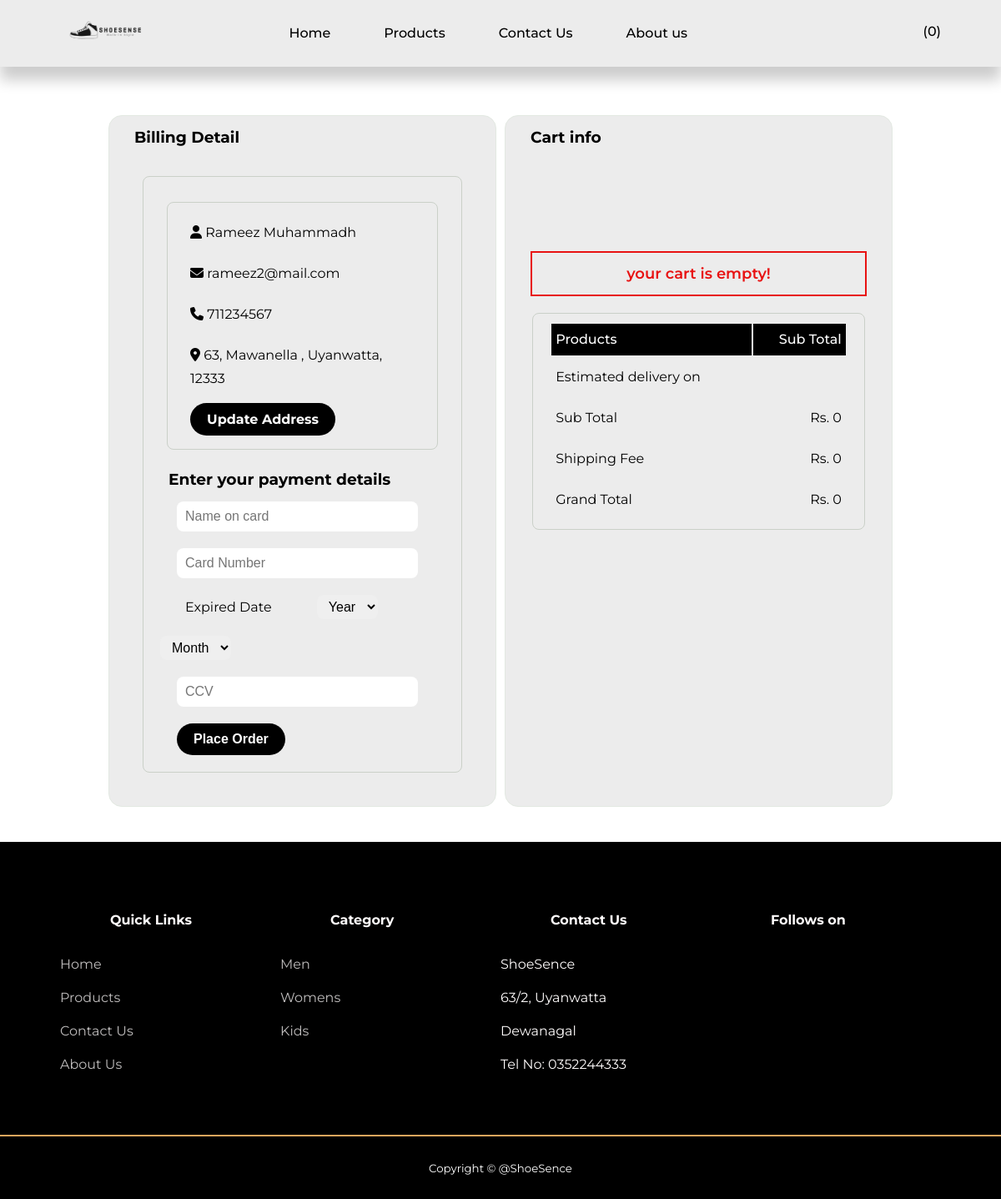
/checkout.php (signed in), run on the app's committed database.
### tables this page shows
CREATE TABLE `users` (
  `uID` int(100) NOT NULL,
  `userName` varchar(100) NOT NULL,
  `userEmail` varchar(100) NOT NULL,
  `userAddress` varchar(265) NOT NULL,
  `userPhoneNo` int(10) NOT NULL,
  `userPassword` varchar(100) NOT NULL
);

### checkout.php (the view, shortened to what this page needs)
<?php
include 'components/connect.php';
if(isset($_SESSION['user_id'])){
    $user_id = $_SESSION['user_id'];
}else{
    $user_id = '';
    header('location:login.php');
};
            $grand_total = 0;
            $super_sub =0;
            $shippingfee =0;
?>
<!DOCTYPE html>
<html lang="en">
<head>
    <link rel="stylesheet" href="CSS/style.css">
    <link rel="stylesheet" href="CSS/navbar.css">
    <link rel="stylesheet" href="CSS/footer.css">
    <link rel="stylesheet" href="CSS/btn.css">
    <link rel="stylesheet" href="CSS/checkout.css">
    <link href="https://cdn.jsdelivr.net/npm/remixicon@3.2.0/fonts/remixicon.css" rel="stylesheet">
</head>
<body>
        <?php include 'components/user_header.php'; ?>
<div class="checkout_container">
    <div class="billing-info">
            <h3>Billing Detail</h3>
        <form action="" method="post">
        <?php
        $select_profile = $conn->prepare("SELECT * FROM `users` WHERE uID = ?");
        $select_profile->execute([$user_id]);
        if($select_profile->rowCount() > 0){
        $fetch_profile = $select_profile->fetch(PDO::FETCH_ASSOC);
        ?>
            <table>
                    <tr>
                    <td><i class="fa-solid fa-user fa-beat-fade"></i>  <?= $fetch_profile['userName'] ?></td>
                    </tr>
                    <tr>
                        <td><i class="fa-solid fa-envelope fa-beat-fade"></i>  <?= $fetch_profile['userEmail'] ?></td>
                    </tr>
                    <tr>
                        <td><i class="fa-solid fa-phone fa-beat-fade"></i>   <?= $fetch_profile['userPhoneNo'] ?></td>
                    </tr>
                    <tr>
                        <td><i class="fa-solid fa-location-dot fa-beat-fade"></i>  <?= $fetch_profile['userAddress'] ?></td>
                    </tr>
                    <tr>
                        <td><a href="profile.php" class="btn update-address-btn">Update Address</a></td>
                    </tr>
                <?php
                }
                ?>
            </table>
        <div class="payment-option">
            <h3>Enter your payment details</h3>
                <input type="text" name="" id="" placeholder="Name on card" required><br>
                <input type="No" name="" id="" placeholder="Card Number" maxlength="16" minlength="12" required><br>
                <label for="">Expired Date</label>
                <select required>
                    <option value="">Year</option>
                </select>
                <select required>
                    <option value="">Month</option>
                </select>
                <br>
                <input type="number" name="" id="" max="999" placeholder="CCV" maxlength="3" required oninput="enforceLength(this, 3)"><br>
                <button class="btn btn-place-order" name="place_order">Place Order</button>
       </div>
    </div>
    <div class="cart-info">
        <h3>Cart info</h3>
        <table>
                <tr>
                    <th>Products</th>
                    <th>Sub Total</th>
                </tr>
            <?php
            $cart_items[] = '';
            $select_cart = $conn->prepare("SELECT * FROM `cart` WHERE user_id = ?");
            $select_cart->execute([$user_id]);
            if($select_cart->rowCount() > 0){
            while($fetch_cart = $select_cart->fetch(PDO::FETCH_ASSOC)){
                $cart_items[] = $fetch_cart['product_name'].' ('.$fetch_cart['product_price'].' x '. $fetch_cart['product_qty'].'),  ';
                $total_products = implode($cart_items);
            ?>
            <input type="hidden" name="pay_method">
                <tr>
                    <td>
                        <div class="product-info">
                            <img src="uploaded-img/<?= $fetch_cart['prouduct_image']; ?>"" >
                            <div>
                                <p><?= $fetch_cart['product_name']; ?></p>
                                <small><p>x <?= $fetch_cart['product_qty']; ?></p></small>
                            </div>
                        </div>
                    </td>
                    <td><?= $sub_total = ($fetch_cart['product_price'] * $fetch_cart['product_qty']); ?></td>
                </tr>
                <?php
                $sub_total = ($fetch_cart['product_price'] * $fetch_cart['product_qty']);
                $todayDate = date('Y-m-d');
                $deliveryDate = date('Y-m-d', strtotime($todayDate . ' +10 days'));
                $super_sub += $sub_total;
                $shippingfee = ($super_sub *0.1);
            }
            $grand_total += $super_sub+$shippingfee;
            ?>
            <input type="hidden" name="total_products" value="<?= $total_products; ?>">
            <input type="hidden" name="total_price" value="<?= $grand_total; ?>" value="">
            <input type="hidden" name="placed_on" value="<?= date('Y-m-d'); ?>">
            <?php
            }else{
                echo '<p class="empty_message">your cart is empty!</p>';
            }
            ?>
                <tr class="totals">
                    <td>Estimated delivery on</td>
                    <td><?= $deliveryDate; ?></td>
                </tr>
                <tr class="totals">
                    <td>
                        Sub Total</td>
                    <td>Rs. <?=$super_sub; ?></td>
                </tr>
                <tr>
                    <td>Shipping Fee</td>
                    <td>Rs. <?= $shippingfee ?></td>
                </tr>
                <tr>
                    <td>Grand Total</td>
                    <td>Rs. <?= $grand_total; ?></td>
                </tr>
        </table>
    </div>
</div>
    <?php include 'components/user_footer.php' ;?>
</body>
</html>

### CSS/style.css (style rules this page uses)
:root { --color-primary:#ff7b02; --color-primary-variant:#e5a55d; --color-bg-1:#ffffff; --color-bg-2:#ececec; --color-bg-3:#000000; --color-bg-4:#929AAB; --color-light:#fffcfc; --color-black:#000000; --container-width-lg:88%; --container-width-md:92%; --transition: all 400ms ease; }
* { margin: 0; padding: 0; border: 0; outline: 0; list-style: none; text-decoration: none; box-sizing: border-box; }
html { scroll-behavior: smooth; }
body { font-family: 'Montserrat', sans-serif; background: var(--color-bg-1); color: var(--color-black); line-height: 1.7; }
a { color: var(--color-black); transition: var(--transition); }
.empty_message { color: rgb(232, 18, 18); margin: 15vh 20px 20px 20px; padding: 10px; text-align: center; font-size: 18px; font-weight: 600; border: 2px solid rgb(232, 18, 18); }

### CSS/btn.css (style rules this page uses)
.btn { background-color: #000000; color: #FFFFFF; font-size: 16px; font-weight: bold; padding: 10px 20px; border: none; border-radius: 20px; cursor: pointer; margin-top: 10px; margin-bottom: 10px; transition: background-color 0.5s ease-in-out; }

### CSS/checkout.css (style rules this page uses)
.checkout_container { padding: 10px; width: 80%; display: grid; grid-template-columns: repeat(2, 1fr); grid-template-rows: auto; grid-gap: 10px; height: 100%; margin: 16vh auto 20px auto; }
h3 { padding-left: 20px; }
.billing-info { background: var(--color-bg-2); border-radius: 16px; border: 1px solid hsl(113, 13%, 90%); padding: 10px; }
table { padding: 10px 20px; border-radius: 8px; border: 1px solid hsl(110, 7%, 80%); width: 90%; margin: 20px auto; }
th { text-align: left; padding: 5px; color: white; background: black; font-weight: 500; }
td { padding: 10px 5px; }
.cart-info { background: var(--color-bg-2); border: 1px solid hsl(113, 13%, 90%); border-radius: 16px; padding: 10px; }
.cart-info th:last-child { text-align: right; }
.cart-info td:last-child { text-align: right; }
.cart-info .totals { border-top: 1px solid black; }
.checkout_container .billing-info form { border: 1px solid hsl(110, 7%, 80%); border-radius: 8px; margin: 30px; padding: 10px; }
.checkout_container .billing-info .payment-option input, label { margin: 10px 30px; line-height: 26px; font-size: 16px; width: 80%; border-radius: 8px; padding: 5px 10px; }
.checkout_container .billing-info .payment-option select { margin: 10px; line-height: 26px; font-size: 16px; border-radius: 8px; padding: 5px 10px; }
.checkout_container .billing-info .payment-option button { margin: 10px 30px; }

### data on the page
users: userName "Rameez Muhammadh", userEmail "rameez2@mail.com", userPhoneNo "711234567", userAddress "63, Mawanella , Uyanwatta, 12333"

### other printed values
$total_cart_items "0"
$super_sub "0"
$shippingfee "0"
$grand_total "0"
